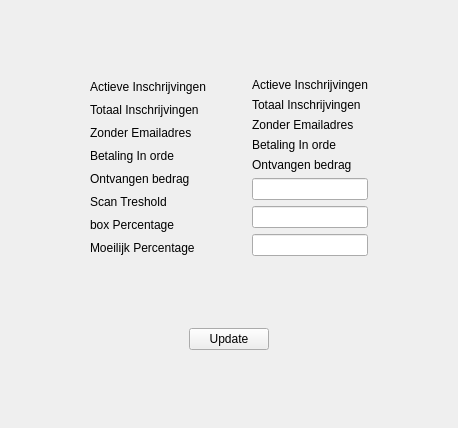
     <widget class="QWidget" name="tab_3">
      <attribute name="title">
       <string>Overzicht</string>
      </attribute>
      <layout class="QGridLayout" name="gridLayout_9">
       <item row="0" column="1">
        <spacer name="verticalSpacer_22">
         <property name="orientation">
          <enum>Qt::Vertical</enum>
         </property>
         <property name="sizeHint" stdset="0">
          <size>
           <width>20</width>
           <height>67</height>
          </size>
         </property>
        </spacer>
       </item>
       <item row="1" column="0">
        <spacer name="horizontalSpacer_42">
         <property name="orientation">
          <enum>Qt::Horizontal</enum>
         </property>
         <property name="sizeHint" stdset="0">
          <size>
           <width>39</width>
           <height>20</height>
          </size>
         </property>
        </spacer>
       </item>
       <item row="1" column="1">
        <layout class="QHBoxLayout" name="horizontalLayout_13">
         <item>
          <spacer name="horizontalSpacer_40">
           <property name="orientation">
            <enum>Qt::Horizontal</enum>
           </property>
           <property name="sizeHint" stdset="0">
            <size>
             <width>40</width>
             <height>20</height>
            </size>
           </property>
          </spacer>
         </item>
         <item>
          <layout class="QVBoxLayout" name="verticalLayout_3" stretch="1,1,1,1,1,1,1,1">
           <item>
            <widget class="QLabel" name="label_2">
             <property name="text">
              <string>Actieve Inschrijvingen</string>
             </property>
            </widget>
           </item>
           <item>
            <widget class="QLabel" name="label_13">
             <property name="text">
              <string>Totaal Inschrijvingen</string>
             </property>
            </widget>
           </item>
           <item>
            <widget class="QLabel" name="label_14">
             <property name="text">
              <string>Zonder Emailadres</string>
             </property>
            </widget>
           </item>
           <item>
            <widget class="QLabel" name="label_15">
             <property name="text">
              <string>Betaling In orde</string>
             </property>
            </widget>
           </item>
           <item>
            <widget class="QLabel" name="label_16">
             <property name="text">
              <string>Ontvangen bedrag</string>
             </property>
            </widget>
           </item>
           <item>
            <widget class="QLabel" name="label_22">
             <property name="text">
              <string>Scan Treshold</string>
             </property>
            </widget>
           </item>
           <item>
            <widget class="QLabel" name="label_23">
             <property name="text">
              <string>box Percentage</string>
             </property>
            </widget>
           </item>
           <item>
            <widget class="QLabel" name="moeilijkLbl">
             <property name="text">
              <string>Moeilijk Percentage</string>
             </property>
            </widget>
           </item>
          </layout>
         </item>
         <item>
          <spacer name="horizontalSpacer_39">
           <property name="orientation">
            <enum>Qt::Horizontal</enum>
           </property>
           <property name="sizeHint" stdset="0">
            <size>
             <width>40</width>
             <height>20</height>
            </size>
           </property>
          </spacer>
         </item>
         <item>
          <layout class="QVBoxLayout" name="verticalLayout_4" stretch="1,1,1,1,1,1,1,1">
           <item>
            <widget class="QLabel" name="actieveTxt">
             <property name="text">
              <string>Actieve Inschrijvingen</string>
             </property>
            </widget>
           </item>
           <item>
            <widget class="QLabel" name="totaalTxt">
             <property name="text">
              <string>Totaal Inschrijvingen</string>
             </property>
            </widget>
           </item>
           <item>
            <widget class="QLabel" name="geenEmailTxt">
             <property name="text">
              <string>Zonder Emailadres</string>
             </property>
            </widget>
           </item>
           <item>
            <widget class="QLabel" name="betaaldTxt">
             <property name="text">
              <string>Betaling In orde</string>
             </property>
            </widget>
           </item>
           <item>
            <widget class="QLabel" name="bedragTxt">
             <property name="text">
              <string>Ontvangen bedrag</string>
             </property>
            </widget>
           </item>
           <item>
            <widget class="QLineEdit" name="tresholdTxt">
             <property name="sizePolicy">
              <sizepolicy hsizetype="Expanding" vsizetype="Expanding">
               <horstretch>0</horstretch>
               <verstretch>0</verstretch>
              </sizepolicy>
             </property>
            </widget>
           </item>
           <item>
            <widget class="QLineEdit" name="percentageTxt">
             <property name="sizePolicy">
              <sizepolicy hsizetype="Expanding" vsizetype="Expanding">
               <horstretch>0</horstretch>
               <verstretch>0</verstretch>
              </sizepolicy>
             </property>
            </widget>
           </item>
           <item>
            <widget class="QLineEdit" name="moeilijkTxt">
             <property name="sizePolicy">
              <sizepolicy hsizetype="Expanding" vsizetype="Expanding">
               <horstretch>0</horstretch>
               <verstretch>0</verstretch>
              </sizepolicy>
             </property>
            </widget>
           </item>
          </layout>
         </item>
         <item>
          <spacer name="horizontalSpacer_41">
           <property name="orientation">
            <enum>Qt::Horizontal</enum>
           </property>
           <property name="sizeHint" stdset="0">
            <size>
             <width>40</width>
             <height>20</height>
            </size>
           </property>
          </spacer>
         </item>
        </layout>
       </item>
       <item row="1" column="2">
        <spacer name="horizontalSpacer_43">
         <property name="orientation">
          <enum>Qt::Horizontal</enum>
         </property>
         <property name="sizeHint" stdset="0">
          <size>
           <width>39</width>
           <height>20</height>
          </size>
         </property>
        </spacer>
       </item>
       <item row="2" column="1">
        <spacer name="verticalSpacer_21">
         <property name="orientation">
          <enum>Qt::Vertical</enum>
         </property>
         <property name="sizeHint" stdset="0">
          <size>
           <width>20</width>
           <height>66</height>
          </size>
         </property>
        </spacer>
       </item>
       <item row="3" column="0">
        <spacer name="horizontalSpacer_46">
         <property name="orientation">
          <enum>Qt::Horizontal</enum>
         </property>
         <property name="sizeHint" stdset="0">
          <size>
           <width>39</width>
           <height>20</height>
          </size>
         </property>
        </spacer>
       </item>
       <item row="3" column="1">
        <layout class="QHBoxLayout" name="horizontalLayout_14">
         <item>
          <spacer name="horizontalSpacer_44">
           <property name="orientation">
            <enum>Qt::Horizontal</enum>
           </property>
           <property name="sizeHint" stdset="0">
            <size>
             <width>40</width>
             <height>20</height>
            </size>
           </property>
          </spacer>
         </item>
         <item>
          <widget class="QPushButton" name="updateOverzichtBtn">
           <property name="text">
            <string>Update</string>
           </property>
          </widget>
         </item>
         <item>
          <spacer name="horizontalSpacer_45">
           <property name="orientation">
            <enum>Qt::Horizontal</enum>
           </property>
           <property name="sizeHint" stdset="0">
            <size>
             <width>40</width>
             <height>20</height>
            </size>
           </property>
          </spacer>
         </item>
        </layout>
       </item>
       <item row="3" column="2">
        <spacer name="horizontalSpacer_47">
         <property name="orientation">
          <enum>Qt::Horizontal</enum>
         </property>
         <property name="sizeHint" stdset="0">
          <size>
           <width>39</width>
           <height>20</height>
          </size>
         </property>
        </spacer>
       </item>
       <item row="4" column="1">
        <spacer name="verticalSpacer_23">
         <property name="orientation">
          <enum>Qt::Vertical</enum>
         </property>
         <property name="sizeHint" stdset="0">
          <size>
           <width>20</width>
           <height>67</height>
          </size>
         </property>
        </spacer>
       </item>
      </layout>
     </widget>
